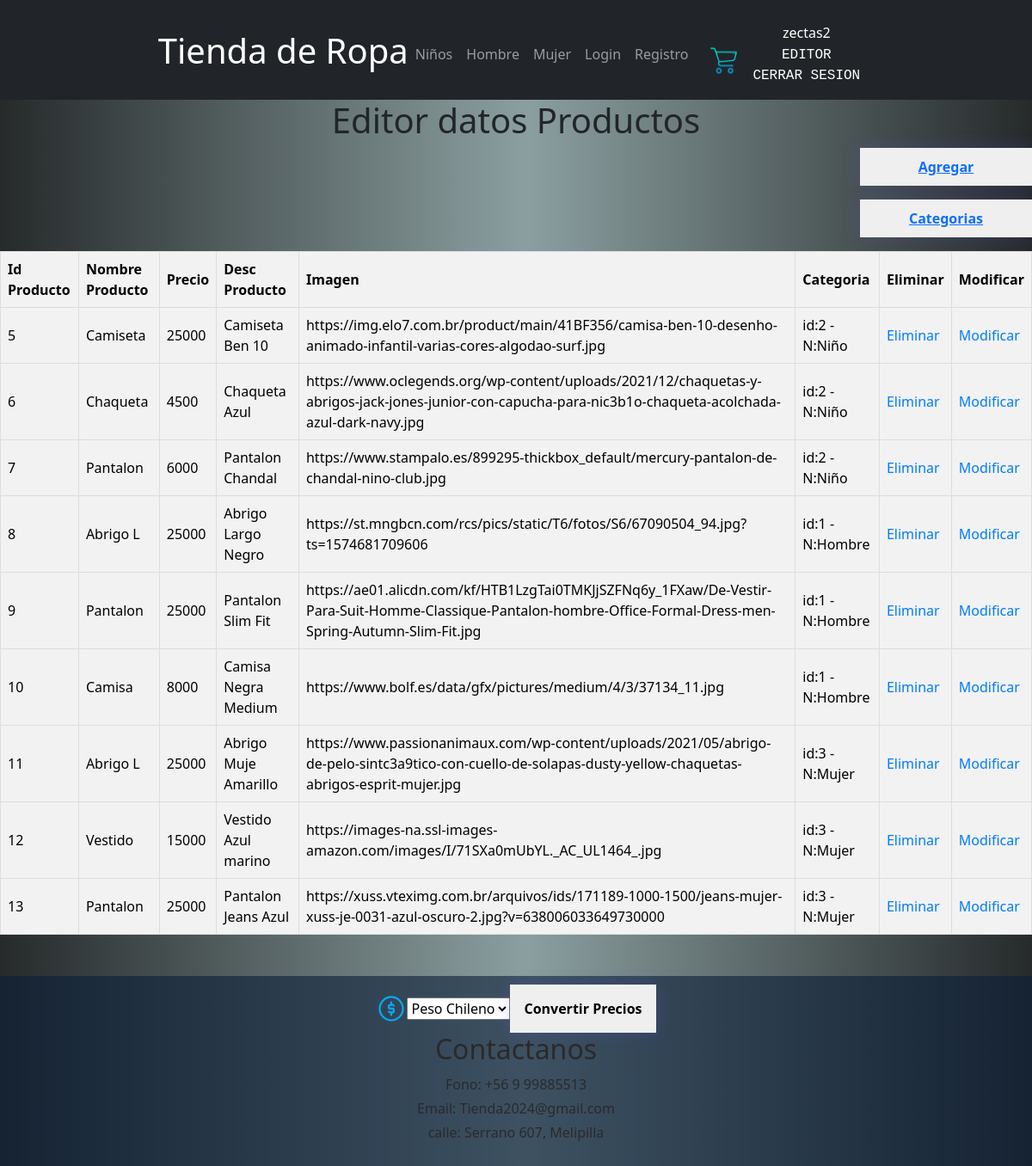
The app's page /trabajo/productos_del/1/ (signed in) with its own data.
### trabajo/models.py (models this page shows, shortened)
class Producto(models.Model):
    id_producto = models.CharField(max_length=4,primary_key=True)
    nombre_producto = models.CharField(max_length=50)
    precio = models.IntegerField()
    desc_producto = models.CharField(max_length=20)
    imagen = models.CharField(max_length=400, blank=True)
    id_categoria = models.ForeignKey('Categoria',on_delete=models.CASCADE, db_column='idCategoria')

class Categoria(models.Model):
    id_categoria = models.CharField(max_length=4,db_column='idCategoria',primary_key=True)
    categoria = models.CharField(max_length=20, blank=False, null=False)
    def __str__(self):
        return f"id:{self.id_categoria} - N:{self.categoria}"

### trabajo/views.py (the view)
# urls.py: path('productos_del/<str:pk>/', productos_del, name='productos_del'),
def productos_del(request,pk):
    context={}
    try:
        producto=Producto.objects.get(id_producto=pk)
        producto.delete()
        mensaje="Bien, datos eliminados..."
        productos = Producto.objects.all()
        context={'productos':productos,'mensaje':mensaje}
        return render(request, 'trabajo/Editor.html',context)
    except:
        mensaje="Error, id no existe..."
        productos = Producto.objects.all()
        context={'productos':productos,'mensaje':mensaje}
        return render(request, 'trabajo/Editor.html',context)

### trabajo/templates/trabajo/Editor.html (shortened to what this page needs)
{% extends 'base.html' %}
    {% block content %}
    <div class="todo">
        <h1>Editor datos Productos</h1>
        <div class="botonAgregarContainer">
            <button class="botonAgregar" type="button">
                <a href="{% url 'productosAdd' %}">Agregar</a>
            </button>
        </div>
        <div class="botonAgregarContainer">
            <button class="botonAgregar" type="button">
                <a href="{% url 'crud_categorias' %}">Categorias</a>
            </button>
        </div>
        <table class="editorTable">
            {% if productos %}
                <th>Id Producto</th>
                <th>Nombre Producto</th>
                <th>Precio</th>
                <th>Desc Producto</th>
                <th>Imagen</th>
                <th>Categoria</th>
                <th>Eliminar</th>
                <th>Modificar</th>
                {% for producto in productos %}
                    <tr>
                        <td>{{producto.id_producto}}</td>
                        <td>{{producto.nombre_producto}}</td>
                        <td>{{producto.precio}}</td>
                        <td>{{producto.desc_producto}}</td>
                        <td>{{producto.imagen}}</td>
                        <td>{{producto.id_categoria}}</td>
                        <td><a href="{% url 'productos_del' pk=producto.id_producto %}">Eliminar</a></td>
                        <td><a href="{% url 'productos_findEdit' pk=producto.id_producto %}">Modificar</a></td>
                    </tr>
                {% endfor %}
            {% endif %}
        </table>
    </div>
    {% endblock %}

### trabajo/templates/base.html (shortened to what this page needs)
{% load static %}
<!DOCTYPE html>
<html lang="en">
  <head>
    <link rel="stylesheet" href="{% static 'css/stylec.css' %}">
    <link rel="stylesheet" href="{% static 'css/style1.css' %}">
    <link rel="stylesheet" href="{% static 'css/styleEditor.css' %}">
    <link href="https://cdn.jsdelivr.net/npm/bootstrap@5.3.3/dist/css/bootstrap.min.css" rel="stylesheet">
  </head>
  <body>
    <header class="bg-dark text-white py-3">
      <div class="container">
          <h1><a href="index.html" class="text-white text-decoration-none">Tienda de Ropa</a></h1>
          <nav class="navbar navbar-expand-lg navbar-dark bg-dark">
              <div class="collapse navbar-collapse" id="navbarNav">
                  <ul class="navbar-nav ml-auto">
                      <li class="nav-item"><a class="nav-link" href="{% url 'producto2' %}">Niños</a></li>
                      <li class="nav-item"><a class="nav-link" href="{% url 'producto3' %}">Hombre</a></li>
                      <li class="nav-item"><a class="nav-link" href="{% url 'producto4' %}">Mujer</a></li>
                      <li class="nav-item"><a class="nav-link"href="{% url 'login' %}">Login</a></li>
                      <li class="nav-item"><a class="nav-link" href="{% url 'registro' %}">Registro</a></li>
                  </ul>
              </div>
          </nav>
          <div class="container-cart-icon" src="{% static 'images/cart.png' %}" >
            <a href="{% url 'carro' %}"><img src="{% static 'images/cart.png' %}" alt="Carrito de compras" /></a>
          </div>
          <div class="userDatos">
            {% if user.is_authenticated %}
                  {{user.username}}
                  <div class="editor" data-editor-url="{% url 'editor' %}">
                  </div>
                  <a id="logout" href="{% url 'logout' %}">Cerrar Sesion</a>
            {% else %}
            <a href="{% url 'login' %}">Login</a>
            <a href="{% url 'registro' %}">Registro</a>
            {% endif %}
          </div>
      </div>
  </header>
    {% block content %}{% endblock %}
    <footer>
        <div class="coinversor">
          <label for="coinversorMenu">
          </label>
          <select name="coinversorMenu" id="coinversorMenu">
            <option value="0">Peso Chileno</option>
          </select>
          <button class="comvertirPrecio" onclick="coinversor();">Convertir Precios</button>
        </div>
        <div class="contactanos">
          <h2>Contactanos</h2>
          <span>Fono: +56 9 99885513</span>
          <span>Email: Tienda2024@gmail.com</span>
          <span>calle: Serrano 607, Melipilla</span>
        </div>
    </footer>
</body>
</html>

### trabajo/static/css/stylec.css (style rules this page uses)
*, *:before, *:after { padding: 0; margin: 0; box-sizing: border-box; }
::placeholder { color: #080202; }

### trabajo/static/css/style1.css (style rules this page uses)
body { background-image: linear-gradient(to right, #262a2b 0%, #8b9fa0 51%, #262a2b 100%); font-family: Arial, sans-serif; }
a * { text-decoration: none; }
h1,h2,h3 { color: var(--secundario); }
h1 { color: var(--principal); font-size:4rem; }
h2 { font-size: 3vw; }
footer { position: static; background-color: rgba(11, 31, 57, .6); text-align: center; padding: 10px 0; width: 100%; margin-top: 3rem; color: #2b292c; display: flex; flex-direction: column; flex-wrap: wrap; }
* { margin: 0; padding: 0; }
.container { justify-content: center; align-items: center; display: flex; text-align: center; margin-top: 10px; }
button { cursor: pointer; border: 0; border-radius: 4px; font-weight: 600; margin: 0 10px; width: 200px; padding: 10px 0; box-shadow: 0 0 20px rgba(104, 85, 224, 0.2); transition: 0.4s; }
*::after, *::before, * { box-sizing: border-box; }
body { margin: 0 auto; font-family: "Lato"; color: #333; min-height: 100vh; }
img { max-width: 100%; }
.container-cart-icon { position: relative; text-align: center; float: right; margin-top: 15px; margin-left: 1rem; }
.coinversor { display: flex; flex-direction: row; justify-content: center; align-items: center; }
.coinversor label { display: block; font-size: 16px; font-weight: 500; }
select#coinversorMenu { display: flex; height: fit-content; }
.coinversor-icon { width: 3vw; height: 3vw; vertical-align: middle; }
.comvertirPrecio { width: fit-content; height: fit-content; text-align: center; padding: 1rem; }
.contactanos { display: flex; flex-direction: column; justify-content: center; align-items: center; margin-bottom: 15px; }
.contactanos span { margin: 2px 0; }
.userDatos { display: flex; flex-direction: column; justify-content: center; align-items: center; margin-inline: 1rem; }
.userDatos a { text-decoration: none; text-transform: uppercase; text-align: center; color: white; cursor: pointer; font-family: monospace; }

### trabajo/static/css/styleEditor.css (style rules this page uses)
.todo h1 { display: flex; justify-content: center; align-items: center; }
.botonAgregarContainer { display: flex; flex-direction: row-reverse; }
.botonAgregar { display: flex; justify-content: center; margin-bottom: 1rem; }
.editorTable { width: 100%; border-collapse: collapse; border: 1px solid #ddd; margin-bottom: 20px; background-color: #f2f2f2; overflow-y: auto; max-height: 400px; }
.editorTable th { background-color: #f2f2f2; text-align: left; padding: 8px; border-bottom: 1px solid #ddd; border-right: 1px solid #ddd; color: #000; }
.editorTable td { padding: 8px; text-align: left; border-bottom: 1px solid #ddd; border-right: 1px solid #ddd; color: #000; }
.editorTable a { text-decoration: none; color: #007bff; }

### records on screen
Producto: id_producto "5", nombre_producto "Camiseta", precio "25000", desc_producto "Camiseta Ben 10", imagen "https://img.elo7.com.br/product/main/41BF356/camisa-ben-10-desenho-animado-infantil-varias-cores-algodao-surf.jpg", id_categoria "id:2 - N:Niño"
Producto: id_producto "6", nombre_producto "Chaqueta", precio "4500", desc_producto "Chaqueta Azul", imagen "https://www.oclegends.org/wp-content/uploads/2021/12/chaquetas-y-abrigos-jack-jones-junior-con-capucha-para-nic3b1o-chaqueta-acolchada-azul-dark-navy.jpg", id_categoria "id:2 - N:Niño"
Producto: id_producto "7", nombre_producto "Pantalon", precio "6000", desc_producto "Pantalon Chandal", imagen "https://www.stampalo.es/899295-thickbox_default/mercury-pantalon-de-chandal-nino-club.jpg", id_categoria "id:2 - N:Niño"
Producto: id_producto "8", nombre_producto "Abrigo L", precio "25000", desc_producto "Abrigo Largo Negro", imagen "https://st.mngbcn.com/rcs/pics/static/T6/fotos/S6/67090504_94.jpg?ts=1574681709606", id_categoria "id:1 - N:Hombre"
Producto: id_producto "9", nombre_producto "Pantalon", precio "25000", desc_producto "Pantalon Slim Fit", imagen "https://ae01.alicdn.com/kf/HTB1LzgTai0TMKJjSZFNq6y_1FXaw/De-Vestir-Para-Suit-Homme-Classique-Pantalon-hombre-Office-Formal-Dress-men-Spring-Autumn-Slim-Fit.jpg", id_categoria "id:1 - N:Hombre"
Producto: id_producto "10", nombre_producto "Camisa", precio "8000", desc_producto "Camisa Negra Medium", imagen "https://www.bolf.es/data/gfx/pictures/medium/4/3/37134_11.jpg", id_categoria "id:1 - N:Hombre"
Producto: id_producto "11", nombre_producto "Abrigo L", precio "25000", desc_producto "Abrigo Muje Amarillo", imagen "https://www.passionanimaux.com/wp-content/uploads/2021/05/abrigo-de-pelo-sintc3a9tico-con-cuello-de-solapas-dusty-yellow-chaquetas-abrigos-esprit-mujer.jpg", id_categoria "id:3 - N:Mujer"
Producto: id_producto "12", nombre_producto "Vestido", precio "15000", desc_producto "Vestido Azul marino", imagen "https://images-na.ssl-images-amazon.com/images/I/71SXa0mUbYL._AC_UL1464_.jpg", id_categoria "id:3 - N:Mujer"
Producto: id_producto "13", nombre_producto "Pantalon", precio "25000", desc_producto "Pantalon Jeans Azul", imagen "https://xuss.vteximg.com.br/arquivos/ids/171189-1000-1500/jeans-mujer-xuss-je-0031-azul-oscuro-2.jpg?v=638006033649730000", id_categoria "id:3 - N:Mujer"

### other values on screen
{{ user.username }} "zectas2"
